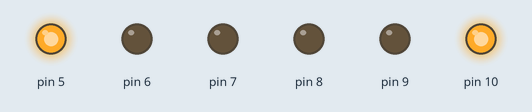
Recording of a sketch running on a simulated Arduino Uno, built with avr-gcc and run on an emulated ATmega328P. Parts: output pins drawn as LEDs (lit = HIGH).

Above: at 2.5 s.
At 7.5 s:
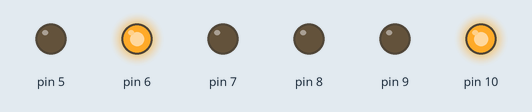
At 12.5 s:
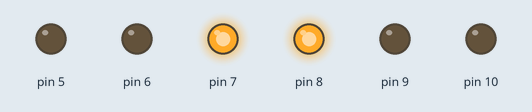
At 17.5 s:
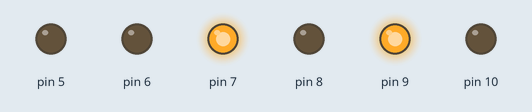
Timing chart, 0 to 26.0 s (numbered marks = the images above):
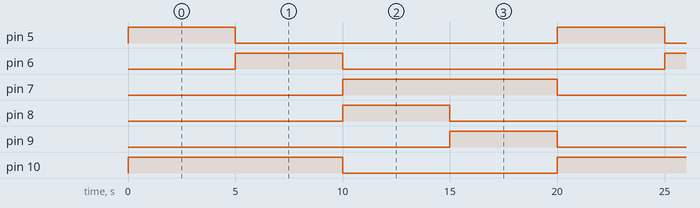

Measured:
- by itself, pin 5, pin 6, pin 8, pin 9: alternates HIGH for 5.0 s and LOW for 15.0 s
- by itself, pin 7, pin 10: alternates HIGH for 10.0 s and LOW for 10.0 s
- by itself, everything shown: repeats every 20.0 s, in 4 steps

The sketch:

brilliant_kup1.ino
```cpp
// C++ code
//
void setup()
{
  pinMode(10, OUTPUT);
  pinMode(9, OUTPUT);
  pinMode(8, OUTPUT);
  pinMode(7, OUTPUT);
  pinMode(6, OUTPUT);
  pinMode(5, OUTPUT);

}

void loop()
{
  digitalWrite(10,HIGH);
  digitalWrite(9, LOW);
  digitalWrite(8, LOW);
  digitalWrite(7, LOW);
  digitalWrite(6, LOW);
  digitalWrite(5, HIGH);
  delay(5000); // Wait for 1000 millisecond(s)
  digitalWrite(10,HIGH);
  digitalWrite(9, LOW);
  digitalWrite(8, LOW);
  digitalWrite(7, LOW);
  digitalWrite(6, HIGH);
  digitalWrite(5, LOW);
  delay(5000); // Wait for 1000 millisecond(s)
  digitalWrite(10,LOW);
  digitalWrite(9, LOW);
  digitalWrite(8, HIGH);
  digitalWrite(7, HIGH);
  digitalWrite(6, LOW);
  digitalWrite(5, LOW);
  delay(5000); // Wait for 1000 millisecond(s)
  digitalWrite(10,LOW);
  digitalWrite(9, HIGH);
  digitalWrite(8, LOW);
  digitalWrite(7, HIGH);
  digitalWrite(6, LOW);
  digitalWrite(5, LOW);
  delay(5000); // Wait for 1000 millisecond(s)
}
 
```
